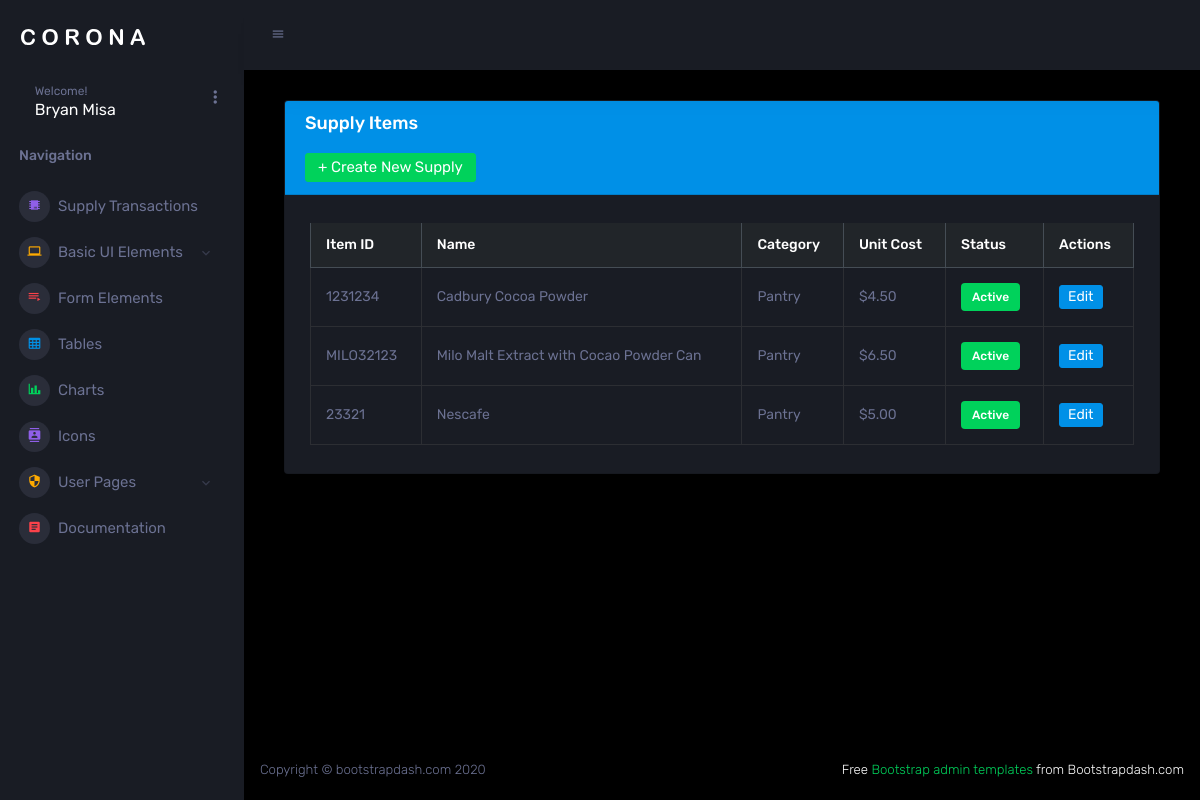
Page /supplyitem/lists (signed in) on the earlier database version.
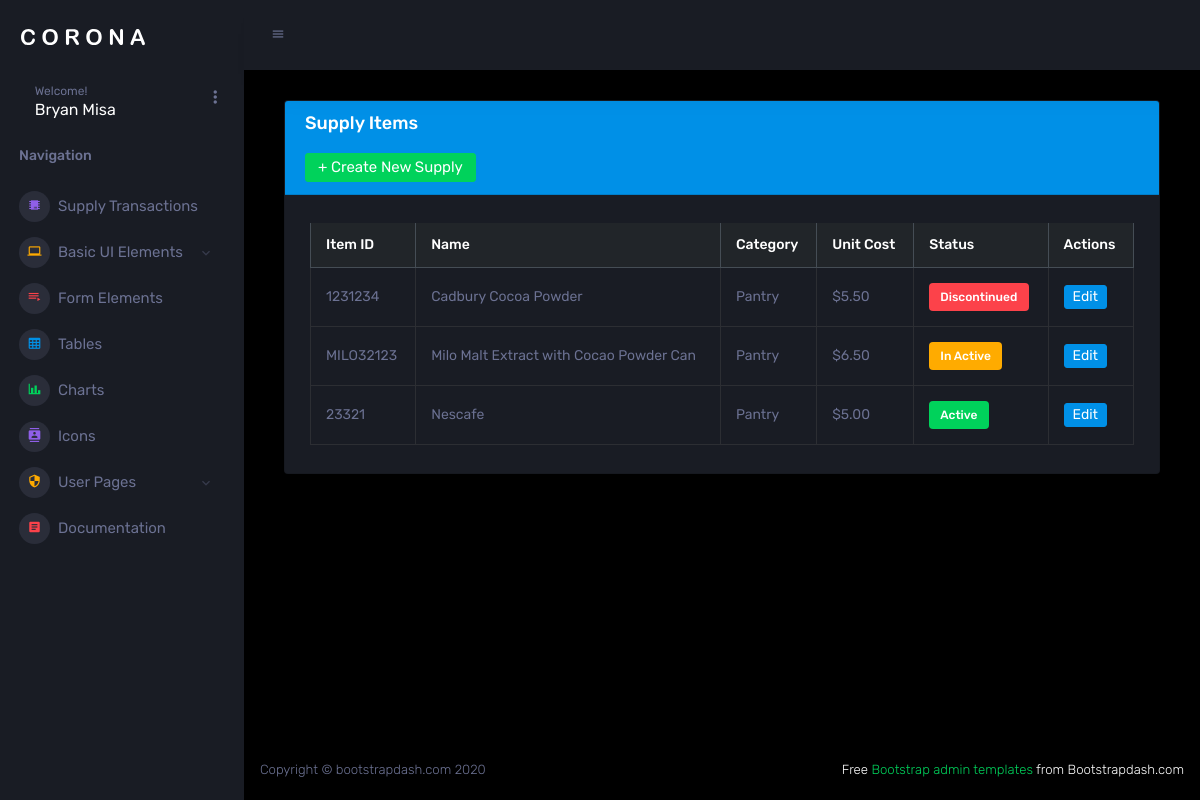
Same page on the later database version.
### supply/models.py (models this page shows, shortened)
class CustomUser(AbstractUser):
    USER_TYPE_CHOICES = [
        ('admin', 'Admin'),
        ('supplier', 'Supplier'),
        ('supply_manager', 'Supply Manager'),
        ('customer', 'Customer'),
    ]
    user_type = models.CharField(max_length=20, choices=USER_TYPE_CHOICES, default='admin')
    groups = models.ManyToManyField(
        Group,
        related_name='customuser_set',
        blank=True,
        help_text='The groups this user belongs to.',
        verbose_name='groups'
    )
    user_permissions = models.ManyToManyField(
        Permission,
        related_name='customuser_set',
        blank=True,
        help_text='Specific permissions for this user.',
        verbose_name='user permissions'
    )

class SupplyItem(models.Model):
    STATUS_CHOICES = [
        ('active', 'Active'),
        ('inactive', 'Inactive'),
        ('discontinued', 'Discontinued'),
    ]
    item_id = models.CharField(max_length=100, unique=True)  # SKU or barcode
    name = models.CharField(max_length=255)
    quantity = models.PositiveIntegerField(default=0)
    description = models.TextField(blank=True, null=True)
    category = models.CharField(max_length=100)
    unit_of_measure = models.CharField(max_length=50)
    reorder_level = models.PositiveIntegerField(default=10)
    unit_cost = models.DecimalField(max_digits=10, decimal_places=2)
    status = models.CharField(max_length=20, choices=STATUS_CHOICES, default='active')
    supply_image = models.ImageField(upload_to='supply_images/', blank=True, null=True)
    lead_time_days = models.PositiveIntegerField(default=7)
    expiration_date = models.DateField(blank=True, null=True)
    date_added = models.DateTimeField(auto_now_add=True)
    last_updated = models.DateTimeField(auto_now=True)
    created_at = models.DateTimeField(auto_now_add=True)
    updated_at = models.DateTimeField(auto_now=True)
    class Meta:
        ordering = ['name']
        verbose_name = 'Supply Item'
        verbose_name_plural = 'Supply Items'

### supply/views.py (the view, shortened to what this page needs)
# urls.py: path('supplyitem/lists', SupplyItemListView.as_view(), name='supplyitem_list'),
class SupplyItemListView(LoginRequiredMixin, UserPassesTestMixin, PermissionRequiredMixin, ListView):
    permission_required = 'supply.view_supplyitem'
    model = SupplyItem
    template_name = 'supply/supplyitem_list.html'
    context_object_name = 'supply_items'
    def test_func(self):
        return self.request.user.user_type == 'supply_manager'
    def get_context_data(self, **kwargs):
        context = super().get_context_data(**kwargs)
        context['forms'] = {item.id: SupplyItemForm(instance=item) for item in self.get_queryset()}
        return context

### supply/templatetags/supply_tags.py (called while the page is built)
@register.filter
def get_item(dictionary, key):
    return dictionary.get(key)

### assets/templates/supply/supplyitem_list.html (shortened to what this page needs)
{% extends "base/base.html" %}
{% load supply_tags %}
{% block content %}
<div class="col-lg-12 grid-margin stretch-card">
    <div class="card shadow-lg">
        <div class="card-header bg-primary text-white">
            <h4 class="card-title">Supply Items</h4>
            <div class="text-right">
                <a class="btn btn-success float-left" href="{% url 'create_supply_item' %}">+ Create New Supply</a>
            </div>
        </div>
        <div class="card-body">
            <div class="table-responsive">
                <table class="table table-hover table-bordered custom-hover">
                    <thead class="thead-dark">
                        <tr>
                            <th>Item ID</th>
                            <th>Name</th>
                            <th>Category</th>
                            <th>Unit Cost</th>
                            <th>Status</th>
                            <th>Actions</th>
                        </tr>
                    </thead>
                    <tbody>
                        {% for item in supply_items %}
                        <tr>
                            <td>{{ item.item_id }}</td>
                            <td>{{ item.name }}</td>
                            <td>{{ item.category }}</td>
                            <td>${{ item.unit_cost|floatformat:2 }}</td>
                            <td>
                                {% if item.status == 'active' %}
                                    <span class="badge badge-success">Active</span>
                                {% elif item.status == 'inactive' %}
                                    <span class="badge badge-warning">In Active</span>
                                {% elif item.status == 'discontinued' %}
                                    <span class="badge badge-danger">Discontinued</span>
                                {% else %}
                                    <span class="badge badge-secondary">{{ item.status }}</span>
                                {% endif %}
                            </td>
                            <td>
                                <button
                                    class="btn btn-sm btn-primary"
                                    data-toggle="modal"
                                    data-target="#editModal{{ item.id }}">
                                    Edit
                                </button>
                            </td>
                        </tr>
                        {% empty %}
                        <tr>
                            <td colspan="6" class="text-center text-muted">No supply items found.</td>
                        </tr>
                        {% endfor %}
                    </tbody>
                </table>
            </div>
        </div>
    </div>
</div>
{% endblock content %}

### assets/templates/base/base.html (shortened to what this page needs)
{% load static %}
<!DOCTYPE html>
<html lang="en">
  <head>
    <link rel="stylesheet" href="{% static 'vendors/mdi/css/materialdesignicons.min.css' %}">
    <link rel="stylesheet" href="{% static 'vendors/css/vendor.bundle.base.css' %}">
    <link rel="stylesheet" href="{% static 'css/style.css' %}">
  </head>
  <body>
      {% include "partials/_sidebar.html" %}
      <div class="container-fluid page-body-wrapper">
         {% include "partials/_navbar.html" %}
        <div class="main-panel">
          <div class="content-wrapper">
            <div class="row">
              <div class="col-lg-12 grid-margin stretch-card">
              {% block content %}
              {% endblock content %}
              </div>
            </div>
          </div>
          {% include "partials/_footer.html" %}
        </div>
      </div>
    </div>
  </body>
</html>

### assets/templates/partials/_sidebar.html (shortened to what this page needs)
{% load static %}
<div class="container-scroller">
      <nav class="sidebar sidebar-offcanvas" id="sidebar">
        <div class="sidebar-brand-wrapper d-none d-lg-flex align-items-center justify-content-center fixed-top">
          <a class="sidebar-brand brand-logo" href="{% static 'index.html' %}"><img src="{% static 'images/logo.svg' %}" alt="logo" /></a>
        </div>
        <ul class="nav">
          <li class="nav-item profile">
            <div class="profile-desc">
              <div class="profile-pic">
                <div class="profile-name">
                  <span>Welcome!</span>
                  <h5 class="mb-0 font-weight-normal">{{ request.user.first_name }} {{ request.user.last_name }}</h5>
                </div>
              </div>
              <a href="#" id="profile-dropdown" data-toggle="dropdown"><i class="mdi mdi-dots-vertical"></i></a>
            </div>
          </li>
          <li class="nav-item nav-category">
            <span class="nav-link">Navigation</span>
          </li>
          <li class="nav-item menu-items">
            <a class="nav-link" href="../../index.html">
              <span class="menu-icon">
                <i class="mdi mdi-chip"></i>
              </span>
              <span class="menu-title">Supply Transactions</span>
            </a>
          </li>
          <li class="nav-item menu-items">
            <a class="nav-link" data-toggle="collapse" href="#ui-basic" aria-expanded="false" aria-controls="ui-basic">
              <span class="menu-icon">
                <i class="mdi mdi-laptop"></i>
              </span>
              <span class="menu-title">Basic UI Elements</span>
              <i class="menu-arrow"></i>
            </a>
          </li>
          <li class="nav-item menu-items">
            <a class="nav-link" href="../../pages/forms/basic_elements.html">
              <span class="menu-icon">
                <i class="mdi mdi-playlist-play"></i>
              </span>
              <span class="menu-title">Form Elements</span>
            </a>
          </li>
          <li class="nav-item menu-items">
            <a class="nav-link" href="../../pages/tables/basic-table.html">
              <span class="menu-icon">
                <i class="mdi mdi-table-large"></i>
              </span>
              <span class="menu-title">Tables</span>
            </a>
          </li>
          <li class="nav-item menu-items">
            <a class="nav-link" href="../../pages/charts/chartjs.html">
              <span class="menu-icon">
                <i class="mdi mdi-chart-bar"></i>
              </span>
              <span class="menu-title">Charts</span>
            </a>
          </li>
          <li class="nav-item menu-items">
            <a class="nav-link" href="../../pages/icons/mdi.html">
              <span class="menu-icon">
                <i class="mdi mdi-contacts"></i>
              </span>
              <span class="menu-title">Icons</span>
            </a>
          </li>
          <li class="nav-item menu-items">
            <a class="nav-link" data-toggle="collapse" href="#auth" aria-expanded="false" aria-controls="auth">
              <span class="menu-icon">
                <i class="mdi mdi-security"></i>
              </span>
              <span class="menu-title">User Pages</span>
              <i class="menu-arrow"></i>
            </a>
          </li>
          <li class="nav-item menu-items">
            <a class="nav-link" href="http://www.bootstrapdash.com/demo/corona-free/jquery/documentation/documentation.html">
              <span class="menu-icon">
                <i class="mdi mdi-file-document-box"></i>
              </span>
              <span class="menu-title">Documentation</span>
            </a>
          </li>
        </ul>
      </nav>

### assets/templates/partials/_navbar.html (shortened to what this page needs)
       {% load static %}
        <nav class="navbar p-0 fixed-top d-flex flex-row">
          <div class="navbar-menu-wrapper flex-grow d-flex align-items-stretch">
            <button class="navbar-toggler navbar-toggler align-self-center" type="button" data-toggle="minimize">
              <span class="mdi mdi-menu"></span>
            </button>
          </div>
        </nav>

### assets/templates/partials/_footer.html
          <footer class="footer">
            <div class="d-sm-flex justify-content-center justify-content-sm-between">
              <span class="text-muted d-block text-center text-sm-left d-sm-inline-block">Copyright © bootstrapdash.com 2020</span>
              <span class="float-none float-sm-right d-block mt-1 mt-sm-0 text-center"> Free <a href="https://www.bootstrapdash.com/bootstrap-admin-template/" target="_blank">Bootstrap admin templates</a> from Bootstrapdash.com</span>
            </div>
          </footer>

### assets/templates/partials/_scripts.html (shortened to what this page needs)
{% load static %}

Differences in the rows shown:
changed SupplyItem "Cadbury Cocoa Powder": unit_cost "4.50" → "5.50"; status "Active" → "Discontinued"
changed SupplyItem "MILO32123": status "Active" → "In Active"
